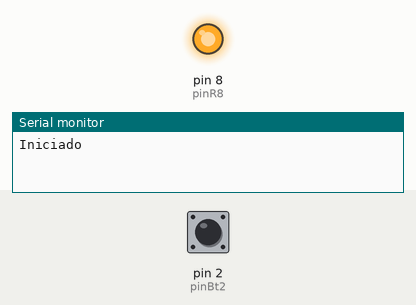
This sketch was run on a simulated Arduino Uno, built with avr-gcc and run on an emulated ATmega328P. Shown: output pins drawn as LEDs (lit = HIGH), the last lines printed to the serial monitor. The test bench sets the inputs (shaded band); at power-on: pin 2 (pinBt2) HIGH.

Above: at 1.2 s.
1.3 s: pin 2 (pinBt2) pulled LOW for 0.15 s
At 1.9 s:
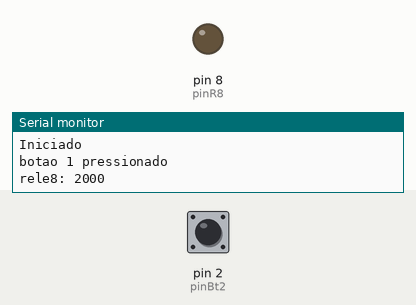
Timing chart, 0 to 34.8 s (numbered marks = the images above; inputs shaded):
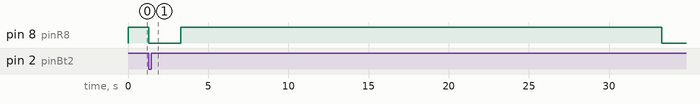

Measured:
- after the input at 1.3 s, pin 8 (pinR8): HIGH → LOW at once, → HIGH 2.0 s later, → LOW 30.0 s later

The sketch:

Projeto_Alan_rele.ino
```cpp
/*
 Autor: Gilson de Freitas - Rondonópolis-MT - 66-9-9998-6062
 Cliente: Alan - Rio de Janeiro - 22-9-9901-9517
 Data: 08/11/2018
 Versão do Arduíno: 1.8.5

 Descrição: Uma botoeira para acionar um motor de portão eletrônico
 Botoeria 1 (pino2): Ao ser pressionada, irá controlar o relé (pino8)
                     -> Ligado 1 vez por 2 segundos,
                     -> Desligado 1 vez por 30 segundos
                     -> Ligado 1 vez por 2 segundos
                     Obs: Não recomeçar outro processo, caso pressionar
                          novamente o botão durante o processo já iniciado
*/

byte pinBt2 = 2;// pino do botão 2;
byte pinR8  = 8;// pino que acionarão ou não o relés;

byte lnSeg    = 0; //linha de tempos dos relés
byte lnOnOf   = 1; //linha se irá ligar ou desligar

long tempoRele;    //variavel de auxílio para tempo do relé;

// inicio relé pino8
byte releT8colunas = 4;      //qtd colunas
String releT8[2] [4] = {
   {"2","30","2","1"} //lnSeg, contendo o número de tempos do releT8colunas ;
  ,{"L", "D","L","D"} //lnOnOf, contendo o número de releT8colunas valores. L:liga, D:desliga
  };
//fim relé pino8


void setup() {
  Serial.begin(9600);

  pinMode(pinBt2,INPUT_PULLUP);// Define pinBt2 como entrada;

  pinMode(pinR8,OUTPUT);       // Habilita o pino 8 como saída;
  digitalWrite(pinR8,1);       // 0:Liga o relé, 1:Desliga o relé do pino 8;

  Serial.println("Iniciado");
}

void loop() {
  //inicio Botoeira 1(pino2) - Relé1 (pino8)
  if (digitalRead(pinBt2) == LOW) {
    Serial.println("botao 1 pressionado");
    acionaRele8();
  }
}

void acionaRele8(){
  for (int coluna = 0; coluna <= releT8colunas; coluna++){
    // pega o tempo do array releT8[] [] * 1000 para executar os segundos
    tempoRele = releT8[lnSeg][coluna].toInt() * 1000;

    if (releT8[lnOnOf][coluna] == "L"){
      digitalWrite(pinR8,0);//liga o relé Normalmente Aberto. 0:fecha o contato do rele, 1: abre o contato
    }else{
      digitalWrite(pinR8,1);//desliga o relé Normalmente Aberto. 0:fecha o contato do rele, 1: abre o contato
    }
    Serial.print("rele8: ");Serial.println(tempoRele);
    delay(tempoRele);
  }
}
```
